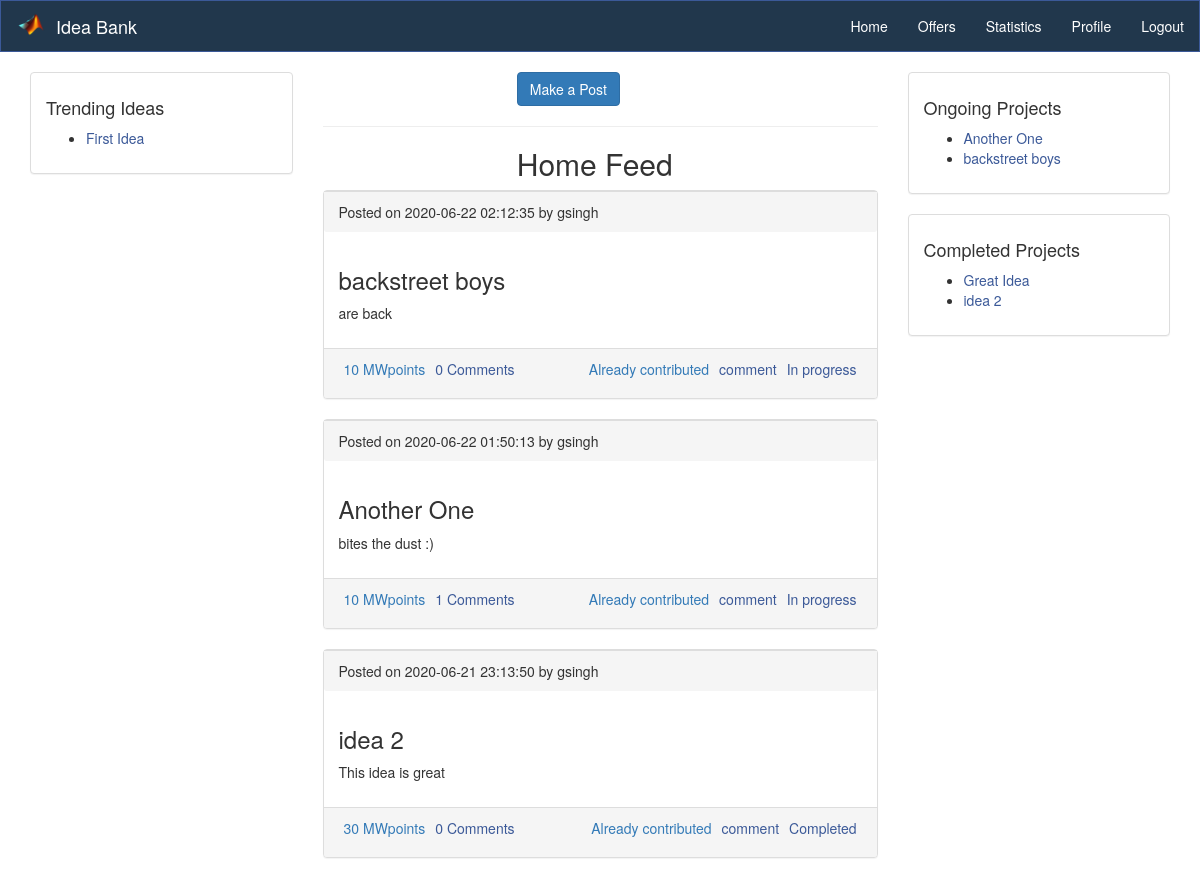
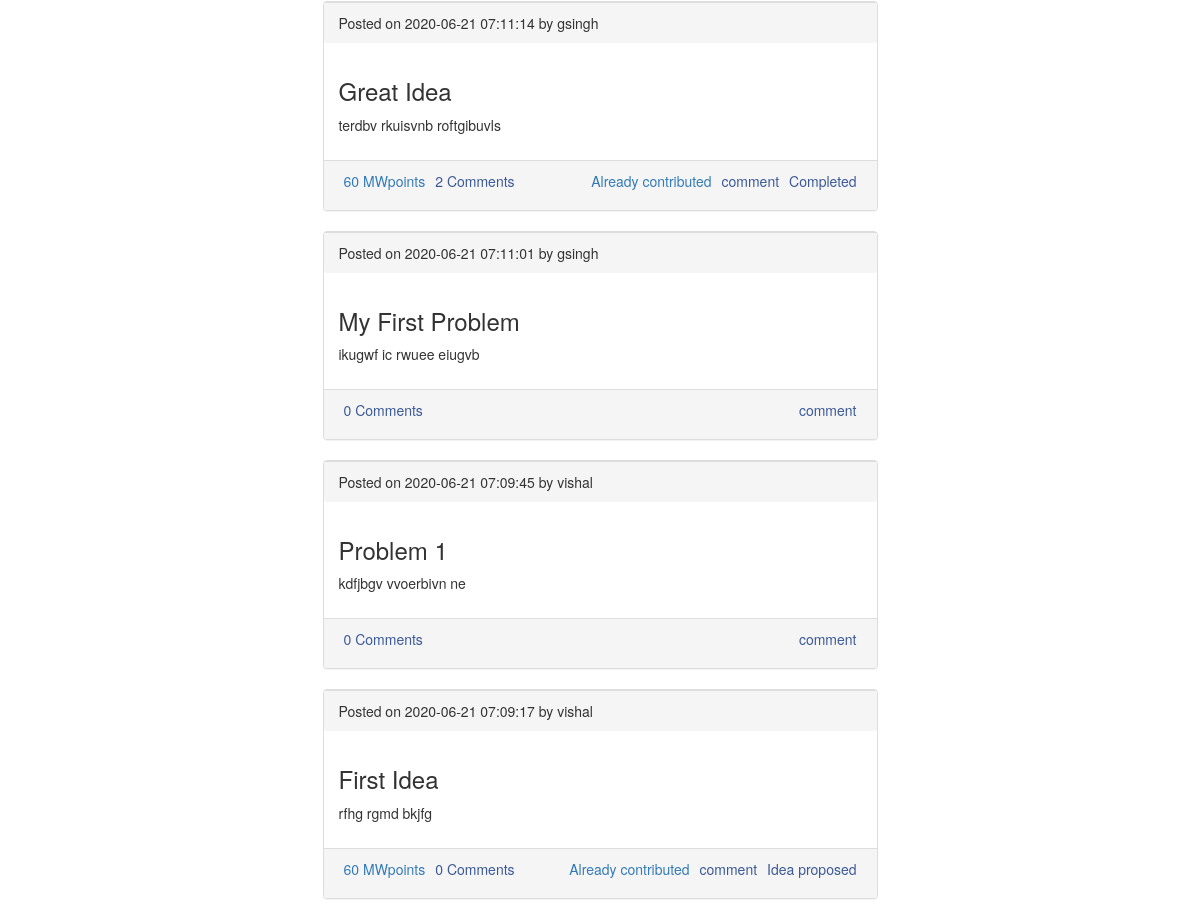
Screenshot of /home.php (signed in) with the database file from the repository (2 pictures, top to bottom).
### tables this page shows
CREATE TABLE `post` (
  `post_id` varchar(200) NOT NULL,
  `name` varchar(50) DEFAULT NULL,
  `current_status` varchar(30) DEFAULT NULL,
  `post_creation_time` datetime DEFAULT NULL,
  `post_text` text,
  `type` varchar(20) DEFAULT NULL,
  `post_heading` text
);

### home.php (the view, shortened to what this page needs)
<?php include "header.php"; ?>
<?php
  $user = $_SESSION['name'];
?>
<main class="container">
  <div class="row">
    <div class="col-md-3">
      <div class="panel panel-default">
        <div class="panel-body">
          <h4>Trending Ideas</h4>
           <?php
            $sql = "select post.post_heading,post.post_id,contributors.contribution, count(contributors.post_id) from post inner join contributors  on post.post_id = contributors.post_id where post.current_status = 'Idea proposed' AND post.type = 'idea' GROUP BY post_id ORDER BY count(contributors.post_id) desc limit 10";
            $result = mysqli_query($conn,$sql);
            if (mysqli_num_rows($result)) {
              ?><ul><?php
              while($f_request = $result->fetch_assoc()) {
                ?>
                <li>
                 <span><a href=<?php     echo "comment.php?post_id=".$f_request['post_id']; ?>><?php echo $f_request['post_heading'] ?></a></span>
                </li>
                <?php
              } ?></ul><?php
            } else {
              ?>
                <p class="text-center">No Trending Ideas!</p>
              <?php
            }
          ?>
        </div>
      </div>
    </div>
    <div class="col-md-6">
      <form method="post" action="create-post.php">
            <div class="form-group" style="margin-left: 35%;">
              <input class="btn btn-primary" type="submit" value="Make a Post">
            </div>
          </form><hr>
      <h2 style="margin-left: 35%">Home Feed</h2>
      <div>
        <?php
          $sql = "SELECT * from post order by post_creation_time desc ";
          $result = mysqli_query($conn,$sql);
          if (mysqli_num_rows($result) > 0) {
            while($post = $result->fetch_assoc()) {
              $post_id = $post['post_id'];
              $query1 = "SELECT sum(contribution) as contr from contributors where post_id = '$post_id'";
              $MWpoints1 = mysqli_query($conn,$query1);
              $MWpoints = mysqli_fetch_array($MWpoints1);
              $query2 = "SELECT count(*) as comments from comment where post_id = '$post_id'";
              $num_comm1 = mysqli_query($conn,$query2);
              $num_comm = mysqli_fetch_array($num_comm1);
              $type = $post['type'];
              $creation_type = "Posted";
              ?>
                <div class="panel panel-default">
            <div class="panel-footer">
              <span><?php echo $creation_type; ?> on <?php echo $post['post_creation_time']; ?> by <?php echo $post['name']; ?></span>
            </div>
            <div class="panel-body">
              <h3><?php echo $post['post_heading']; ?></h3>
              <p><?php echo $post['post_text']; ?></p>
            </div>
            <div class="panel-footer" style = "height: 50px;">
              <?php
                  if($type == 'idea'){
                 $contribution = "contribution.php?post_id=".$post_id;
               ?>
               <span class="pull-left"><a class="text-primary" style = "padding: 5px" href="<?php echo $contribution; ?>">
                <?php
                  echo $MWpoints['contr']." MWpoints";}
                ?>
                </a></span>
               <span class="pull-left"><a class="text-secondary" style = "padding: 5px" href=<?php     echo "comment.php?post_id=".$post_id; ?>>
                <?php
                  echo $num_comm['comments']." Comments";
                ?>
               </a></span>
               <?php
                      if($_SESSION['name'] != "") {
               if($type == 'idea'){
               if($post['name']==$user){
               ?>
                  <span class="pull-right"><a class="text-secondary" style = "padding: 5px" href="<?php echo "status.php?post_id=".$post_id; ?>"> <?php echo $post['current_status'];?>
                  </a></span>
            <?php } else {?>
              <span class="pull-right"><a class="text-secondary" style = "padding: 5px" > <?php echo $post['current_status'];?>
                  </a></span>
            <?php }} ?>
              <span class="pull-right"><a class="text-secondary" style = "padding: 5px" href=<?php     echo "comment.php?post_id=".$post_id; ?>>  comment  </a></span>
              <span class="pull-right"><a class="text-primary" style = "padding: 5px" href= <?php     echo "contribute_post.php?post_id=".$post_id; ?> >
              <?php
                  if($type == 'idea'){
                   $query5 = "SELECT * from contributors where post_id = '$post_id' and c_name = '$user' ";
                  $q6 = "select current_status from post where post_id = '$post_id'";
                  $r6 = mysqli_query($conn,$q6);
                  $rr6 = $r6->fetch_assoc();
                  $rrr = $rr6['current_status'];
                  $result5 = mysqli_query($conn,$query5);
                  if(mysqli_num_rows($result5)==0 && $rrr == 'In progress'){
                  }
                  else if(mysqli_num_rows($result5)==0){
                   echo 'Contribute(10 MWpoints)';
                  }
                  else{
                    echo 'Already contributed';
                  }}
                ?>
                </a></span>
              <?php }?>
            </div>
          </div>
              <?php
            }
          } else {
            ?>
              <p class="text-center">No posts yet!</p>
            <?php
          }
        ?>
      </div>
    </div>
    <div class="col-md-3">
      <div class="panel panel-default">
        <div class="panel-body">
          <h4>Ongoing Projects</h4>
          <?php
            $sql = "select post_id,post_heading from post where current_status = 'In Progress'";
            $result = mysqli_query($conn,$sql);
            if ($result->num_rows > 0) {
              ?><ul><?php
              while($af_user = $result->fetch_assoc()) {
                ?>
                <li>
                <span><a href=<?php     echo "comment.php?post_id=".$af_user['post_id']; ?>><?php echo $af_user['post_heading'] ?></a></span>
                </li>
                <?php
              }
              ?></ul><?php
            } else {
              ?>
                <p class="text-center">No Ongoing Projects</p>
              <?php
            }
          ?>
        </div>
      </div>
    </div>
    <div class="col-md-3">
      <div class="panel panel-default">
        <div class="panel-body">
          <h4>Completed Projects</h4>
          <?php
            $sql2 = "select post_id,post_heading from post where current_status = 'Completed' ";
            $result2 = mysqli_query($conn,$sql2);
            if ($result2->num_rows > 0) {
              ?><ul><?php
              while($af_page = $result2->fetch_assoc()) {
                ?>
                <li>
                <span><a href=<?php     echo "comment.php?post_id=".$af_page['post_id']; ?>><?php echo $af_page['post_heading'] ?></a></span>
                </li>
                <?php
              }
              ?></ul><?php
            } else {
              ?>
                <p class="text-center">No projects completed yet!</p>
              <?php
            }
          ?>
        </div>
      </div>
    </div>
  </div>
</main>
<?php include "footer.php"; ?>

### css/style.css (style rules this page uses)
a { color: #3b5998; }

### rows the page displays
post: post_heading "First Idea", creation_type "Posted", post_creation_time "2020-06-21 07:09:17", name "vishal", post_text "rfhg rgmd bkjfg", contr "60", comments "0", current_status "Idea proposed", type "Already contributed"
post: creation_type "Posted", post_creation_time "2020-06-22 02:12:35", name "gsingh", post_heading "backstreet boys", post_text "are back", contr "10", comments "0", current_status "In progress", type "Already contributed"
post: creation_type "Posted", post_creation_time "2020-06-22 01:50:13", name "gsingh", post_heading "Another One", post_text "bites the dust :)", contr "10", comments "1", current_status "In progress", type "Already contributed"
post: creation_type "Posted", post_creation_time "2020-06-21 23:13:50", name "gsingh", post_heading "idea 2", post_text "This idea is great", contr "30", comments "0", current_status "Completed", type "Already contributed"
post: creation_type "Posted", post_creation_time "2020-06-21 07:11:14", name "gsingh", post_heading "Great Idea", post_text "terdbv rkuisvnb roftgibuvls", contr "60", comments "2", current_status "Completed", type "Already contributed"
post: creation_type "Posted", post_creation_time "2020-06-21 07:11:01", name "gsingh", post_heading "My First Problem", post_text "ikugwf ic rwuee eiugvb", comments "0"
post: creation_type "Posted", post_creation_time "2020-06-21 07:09:45", name "vishal", post_heading "Problem 1", post_text "kdfjbgv vvoerbivn ne", comments "0"
